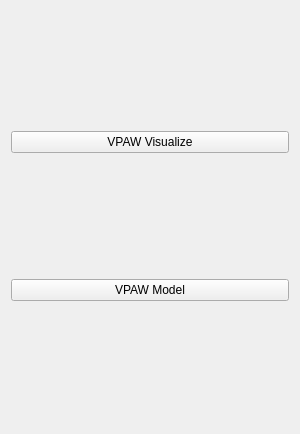
<?xml version="1.0" encoding="UTF-8"?>
<ui version="4.0">
 <class>Home</class>
 <widget class="qSlicerWidget" name="Home">
  <property name="geometry">
   <rect>
    <x>0</x>
    <y>0</y>
    <width>300</width>
    <height>434</height>
   </rect>
  </property>
  <layout class="QVBoxLayout" name="verticalLayout">
   <item>
    <widget class="QPushButton" name="VPAWVisualizeButton">
     <property name="enabled">
      <bool>true</bool>
     </property>
     <property name="toolTip">
      <string>VPAW Visualize</string>
     </property>
     <property name="text">
      <string>VPAW Visualize</string>
     </property>
    </widget>
   </item>
   <item>
    <widget class="QPushButton" name="VPAWModelButton">
     <property name="enabled">
      <bool>true</bool>
     </property>
     <property name="toolTip">
      <string>VPAW Model</string>
     </property>
     <property name="text">
      <string>VPAW Model</string>
     </property>
    </widget>
   </item>
  </layout>
 </widget>
 <customwidgets>
  <customwidget>
   <class>qSlicerWidget</class>
   <extends>QWidget</extends>
   <header>qSlicerWidget.h</header>
   <container>1</container>
  </customwidget>
 </customwidgets>
 <resources/>
 <connections/>
</ui>
